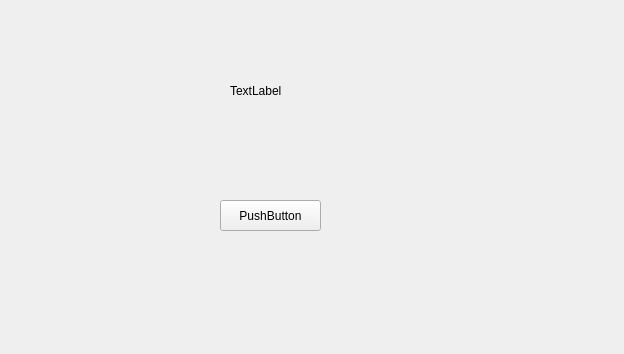
<?xml version="1.0" encoding="UTF-8"?>
<ui version="4.0">
 <class>MainWindow</class>
 <widget class="QMainWindow" name="MainWindow">
  <property name="geometry">
   <rect>
    <x>0</x>
    <y>0</y>
    <width>624</width>
    <height>354</height>
   </rect>
  </property>
  <property name="windowTitle">
   <string>MainWindow</string>
  </property>
  <widget class="QWidget" name="centralwidget">
   <widget class="QPushButton" name="pushButton">
    <property name="geometry">
     <rect>
      <x>220</x>
      <y>200</y>
      <width>101</width>
      <height>31</height>
     </rect>
    </property>
    <property name="text">
     <string>PushButton</string>
    </property>
   </widget>
   <widget class="QLabel" name="label">
    <property name="geometry">
     <rect>
      <x>230</x>
      <y>80</y>
      <width>67</width>
      <height>21</height>
     </rect>
    </property>
    <property name="text">
     <string>TextLabel</string>
    </property>
   </widget>
  </widget>
 </widget>
 <resources/>
 <connections/>
</ui>
